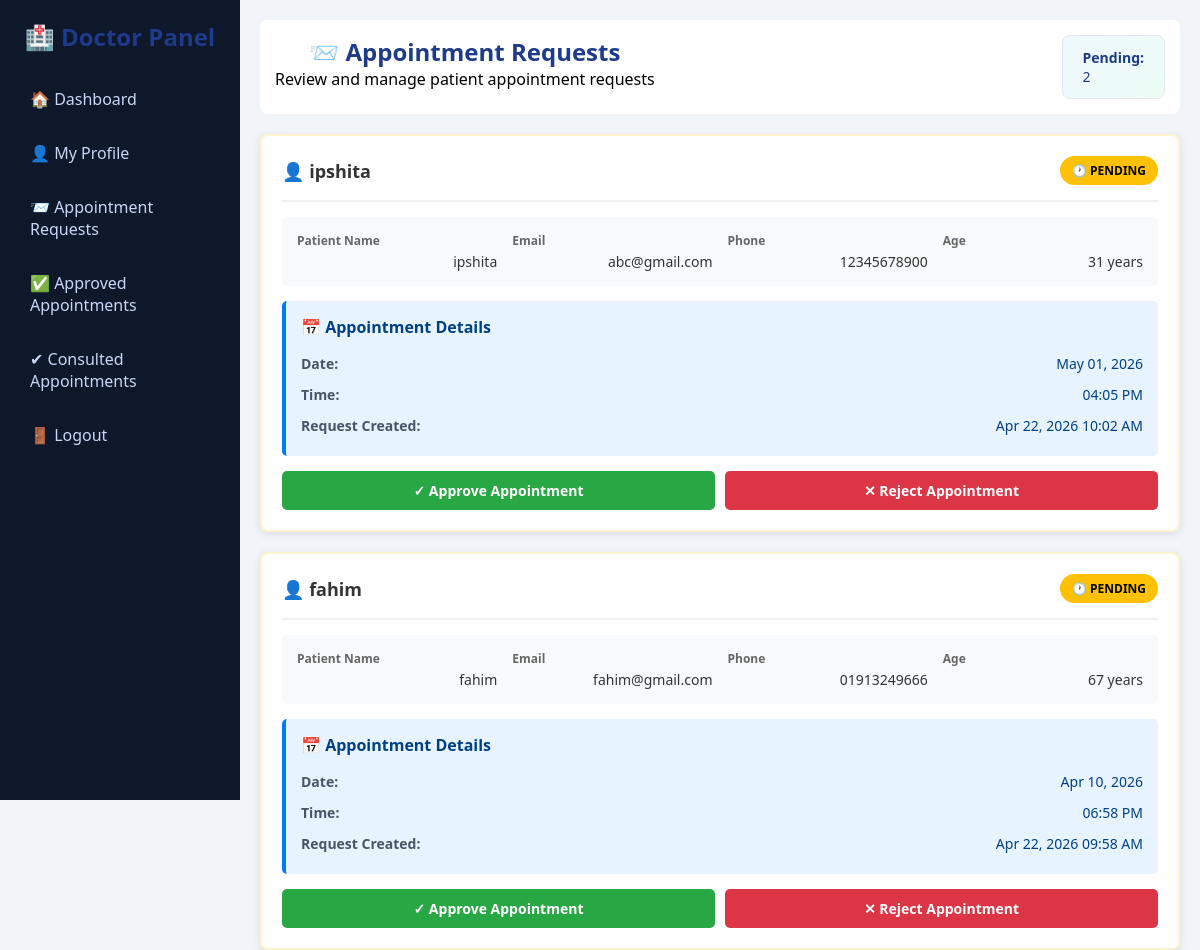
The app's page /doctor-requests/ (signed in), older data.
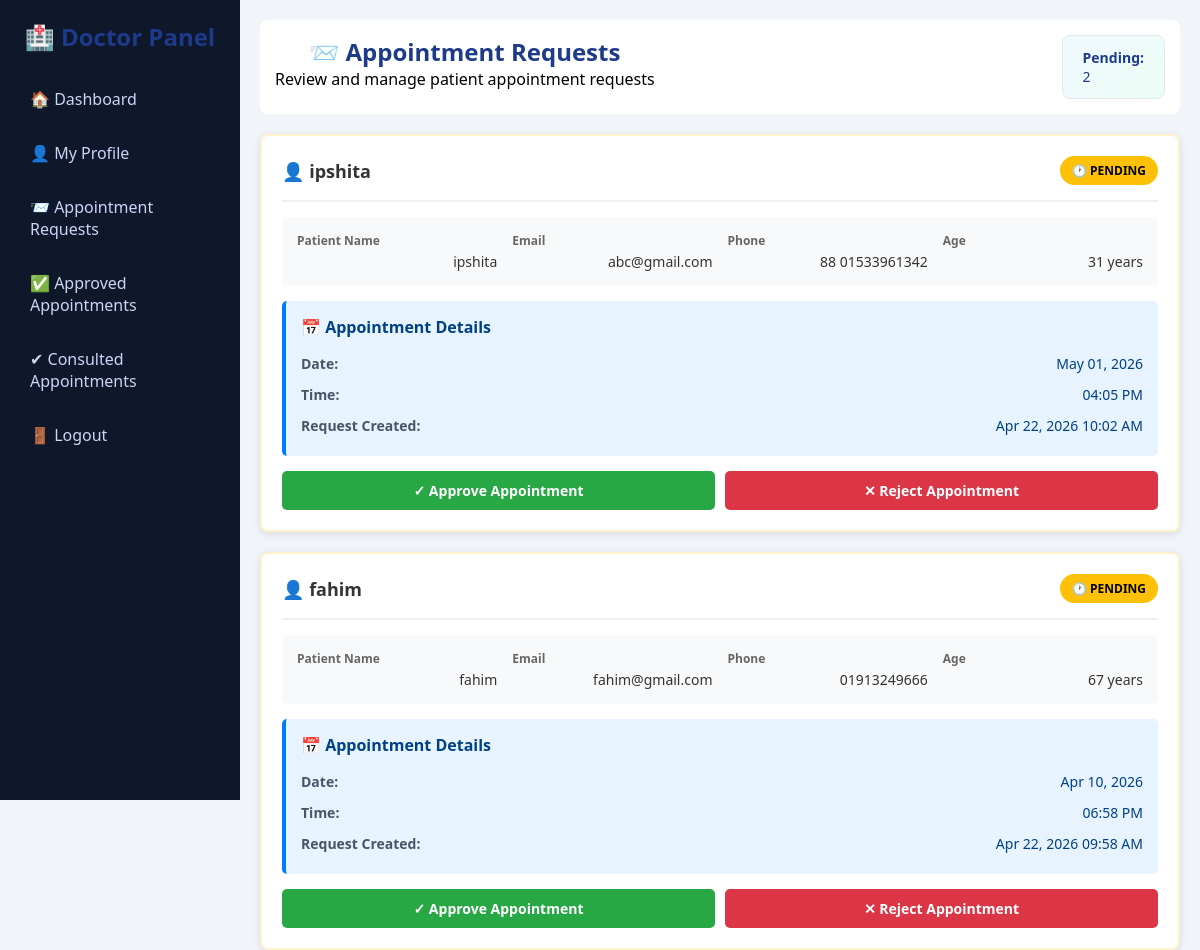
The same page, newer data.
### accounts/models.py (models this page shows, shortened)
class Appointment(models.Model):
    STATUS_CHOICES = (
        ('pending', 'Pending'),
        ('approved', 'Approved'),
        ('rejected', 'Rejected'),
        ('cancelled', 'Cancelled'),
    )
    CONSULTATION_CHOICES = (
        ('upcoming', 'Upcoming'),
        ('consulted', 'Consulted'),
        ('no-show', 'No Show'),
    )
    patient = models.ForeignKey(
        CustomUser,
        on_delete=models.CASCADE,
        related_name='patient_appointments',
        limit_choices_to={'role': 'patient'}
    )
    doctor = models.ForeignKey(
        CustomUser,
        on_delete=models.CASCADE,
        related_name='doctor_appointments',
        limit_choices_to={'role': 'doctor'}
    )
    date = models.DateField()
    time = models.TimeField()
    status = models.CharField(max_length=10, choices=STATUS_CHOICES, default='pending')
    consultation_status = models.CharField(max_length=20, choices=CONSULTATION_CHOICES, default='upcoming')
    created_at = models.DateTimeField(auto_now_add=True)

class CustomUser(AbstractUser):
    ROLE_CHOICES = (
        ('doctor', 'Doctor'),
        ('patient', 'Patient'),
        ('admin', 'Admin'),
    )
    role = models.CharField(max_length=10, choices=ROLE_CHOICES)
    phone = models.CharField(max_length=15)
    specialization = models.CharField(max_length=100, blank=True, null=True)
    age = models.IntegerField(blank=True, null=True)
    bio = models.TextField(blank=True)
    profile_image = models.ImageField(upload_to='profiles/', default='default.png')
    is_verified = models.BooleanField(default=False)

### accounts/views.py (the view)
# urls.py: path('doctor-requests/', views.doctor_requests, name='doctor_requests'),
@login_required
def doctor_requests(request):
    appointments = Appointment.objects.filter(doctor=request.user, status='pending').order_by('-created_at')
    return render(request, 'doctor_requests.html', {'appointments': appointments})

### templates/doctor_requests.html (shortened to what the changed rows need)
{% load static %}
<!DOCTYPE html>
<html lang="en">
<head>
    <link rel="stylesheet" href="{% static 'css/style.css' %}">
    <link rel="stylesheet" href="{% static 'css/dashboard_extra.css' %}">
    <link rel="stylesheet" href="{% static 'css/appointments.css' %}">
</head>
<body>
<div class="dashboard">
    <div class="sidebar">
        <h2>🏥 Doctor Panel</h2>
    </div>
    <div class="main">
        <div class="topbar">
            <div class="topbar-content">
                <div>
                    <h2>📨 Appointment Requests</h2>
                </div>
            </div>
        </div>
        {% if appointments %}
            <div class="requests-section">
                {% for appt in appointments %}
                    <div class="request-card">
                        <div class="request-card-header">
                            <h3>👤 {{ appt.patient.get_full_name|default:appt.patient.username }}</h3>
                            <span class="pending-badge">🕐 PENDING</span>
                        </div>
                        <div class="patient-info">
                            <div class="info-item">
                                <span class="label">Patient Name</span>
                                <span class="value">{{ appt.patient.get_full_name|default:appt.patient.username }}</span>
                            </div>
                            <div class="info-item">
                                <span class="label">Email</span>
                                <span class="value">{{ appt.patient.email }}</span>
                            </div>
                            <div class="info-item">
                                <span class="label">Phone</span>
                                <span class="value">{{ appt.patient.phone }}</span>
                            </div>
                            <div class="info-item">
                                <span class="label">Age</span>
                                <span class="value">{{ appt.patient.age|default:"N/A" }} years</span>
                            </div>
                        </div>
                        <div class="appointment-details">
                            <h4>📅 Appointment Details</h4>
                            <div class="detail-item">
                                <span class="label">Date:</span>
                                <span>{{ appt.date|date:"M d, Y" }}</span>
                            </div>
                            <div class="detail-item">
                                <span class="label">Time:</span>
                                <span>{{ appt.time|time:"h:i A" }}</span>
                            </div>
                            <div class="detail-item">
                                <span class="label">Request Created:</span>
                                <span>{{ appt.created_at|date:"M d, Y h:i A" }}</span>
                            </div>
                        </div>
                        <div class="action-buttons">
                            <a href="{% url 'approve_appointment' appt.id %}" class="action-btn approve-btn">✓ Approve Appointment</a>
                            <a href="{% url 'reject_appointment' appt.id %}" class="action-btn reject-btn">✕ Reject Appointment</a>
                        </div>
                    </div>
                {% endfor %}
            </div>
        {% else %}
            <div class="empty-state">
                <div class="empty-state-icon">📭</div>
                <h3>No Appointment Requests</h3>
                <p>You don't have any pending appointment requests at the moment.</p>
            </div>
        {% endif %}
    </div>
</div>
</body>
</html>

Row changes from the older to the newer data that the page shows:
changed through a linked row, Appointment "May 01, 2026": patient.phone "12345678900" → "88 01533961342"
